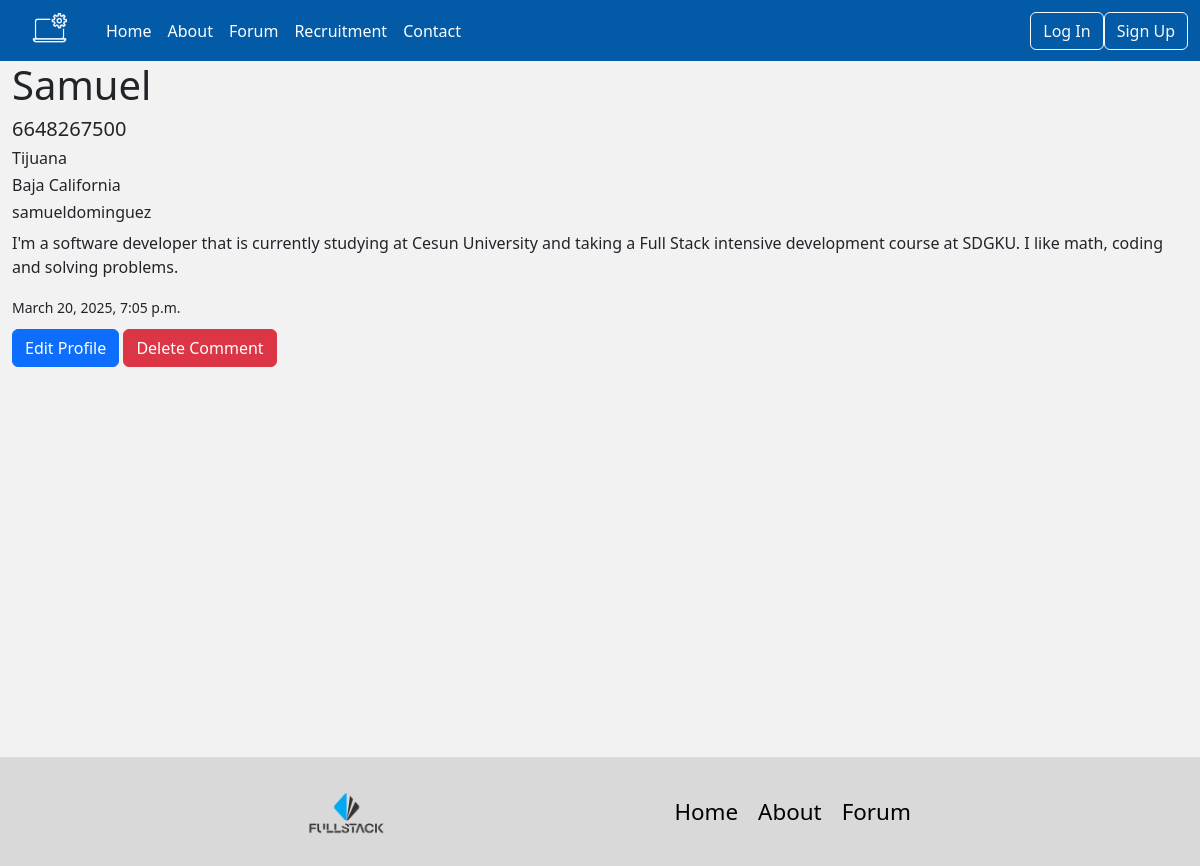
Page /users/2/ on the earlier database version.
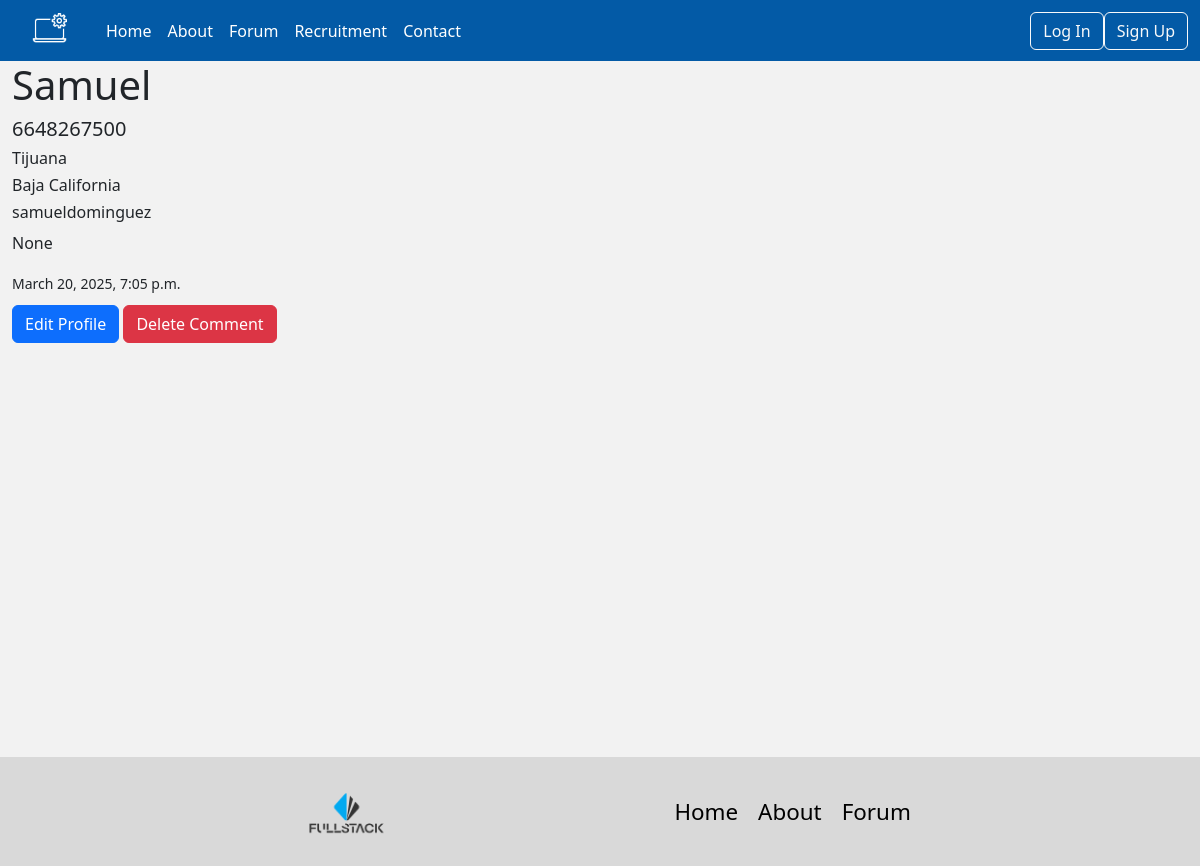
Same page on the later database version.
### users/models.py (models this page shows, shortened)
class Profile(models.Model):
    picture = models.ImageField(upload_to="profile_pic/", blank=True, null=True)
    name = models.CharField(max_length=250, blank=True, null=True)
    phone_number = models.CharField(max_length=25, blank=True, null=True)
    city = models.CharField(max_length=255, blank=True, null=True)
    state = models.CharField(max_length=255, blank=True, null=True)
    user = models.ForeignKey(User, on_delete=models.CASCADE, related_name="profile")
    description = models.TextField(blank=True, null=True)
    created_at = models.DateTimeField(auto_now_add=True)
    updated_at = models.DateTimeField(auto_now=True)

### users/views.py (the view)
# urls.py: path('<int:pk>/', ProfileDetailView.as_view(), name="profile_detail"),
class ProfileDetailView(DetailView):
    template_name="content/profile_detail.html"
    model=Profile
    context_object_name = 'profile'

### templates/content/profile_detail.html (shortened to what this page needs)
{% extends 'base.html' %}
{% load static %}
{% block css %}
    <link rel="stylesheet" href="{% static 'css/profile_detail.css' %}">
{% endblock %}
{% block content %}
    <h1>{{profile.name}}</h1>
    <h5>{{profile.phone_number}}</h5>
    <h6>{{profile.city}}</h6>
    <h6>{{profile.state}}</h6>
    <h6>{{profile.user}}</h6>
    <p>{{profile.description}}</p>
    <small>{{profile.created_at}}</small>
    <br>
    <a href="{% url 'profile_update' profile.id %}" class="btn btn-primary" style="margin-top: 10px;">Edit Profile</a>
    <button type="button" data-bs-toggle="modal"
    data-bs-target="#deleteModal-{{ profile.pk }}" class="btn btn-danger" style="margin-top: 10px;">
    Delete Comment
    </button>
{% endblock %}

Differences in the rows shown:
changed Profile "Samuel": description "I'm a software developer that is currently studying at Cesun University and taking a Full Stack intensive development course at SDGKU. I like math, coding and solving problems." → "None"
